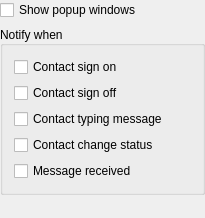
<?xml version="1.0" encoding="UTF-8"?>
<ui version="4.0">
 <class>NotificationsLayerSettingsClass</class>
 <widget class="QWidget" name="NotificationsLayerSettingsClass">
  <property name="geometry">
   <rect>
    <x>0</x>
    <y>0</y>
    <width>205</width>
    <height>218</height>
   </rect>
  </property>
  <property name="windowTitle">
   <string>NotificationsLayerSettings</string>
  </property>
  <layout class="QVBoxLayout" name="verticalLayout_2">
   <property name="margin">
    <number>0</number>
   </property>
   <item>
    <widget class="QCheckBox" name="popupBox">
     <property name="text">
      <string>Show popup windows</string>
     </property>
    </widget>
   </item>
   <item>
    <widget class="QGroupBox" name="notifyBox">
     <property name="title">
      <string>Notify when</string>
     </property>
     <property name="alignment">
      <set>Qt::AlignLeading|Qt::AlignLeft|Qt::AlignVCenter</set>
     </property>
     <layout class="QVBoxLayout" name="verticalLayout">
      <item>
       <widget class="QCheckBox" name="signOnCheckBox">
        <property name="text">
         <string>Contact sign on</string>
        </property>
       </widget>
      </item>
      <item>
       <widget class="QCheckBox" name="signOffCheckBox">
        <property name="text">
         <string>Contact sign off</string>
        </property>
       </widget>
      </item>
      <item>
       <widget class="QCheckBox" name="typingCheckBox">
        <property name="text">
         <string>Contact typing message</string>
        </property>
       </widget>
      </item>
      <item>
       <widget class="QCheckBox" name="changeStatusCheckBox">
        <property name="text">
         <string>Contact change status</string>
        </property>
       </widget>
      </item>
      <item>
       <widget class="QCheckBox" name="messageBox">
        <property name="text">
         <string>Message received</string>
        </property>
       </widget>
      </item>
     </layout>
    </widget>
   </item>
   <item>
    <spacer name="verticalSpacer">
     <property name="orientation">
      <enum>Qt::Vertical</enum>
     </property>
     <property name="sizeHint" stdset="0">
      <size>
       <width>20</width>
       <height>2</height>
      </size>
     </property>
    </spacer>
   </item>
  </layout>
 </widget>
 <layoutdefault spacing="6" margin="11"/>
 <resources/>
 <connections/>
</ui>
